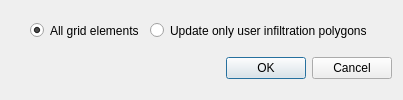
<?xml version="1.0" encoding="UTF-8"?>
<ui version="4.0">
 <class>Dialog</class>
 <widget class="QDialog" name="Dialog">
  <property name="geometry">
   <rect>
    <x>0</x>
    <y>0</y>
    <width>403</width>
    <height>100</height>
   </rect>
  </property>
  <property name="sizePolicy">
   <sizepolicy hsizetype="Expanding" vsizetype="Ignored">
    <horstretch>0</horstretch>
    <verstretch>0</verstretch>
   </sizepolicy>
  </property>
  <property name="minimumSize">
   <size>
    <width>0</width>
    <height>0</height>
   </size>
  </property>
  <property name="maximumSize">
   <size>
    <width>16777215</width>
    <height>16777215</height>
   </size>
  </property>
  <property name="windowTitle">
   <string>Select  Update Method</string>
  </property>
  <layout class="QGridLayout" name="gridLayout_4">
   <item row="2" column="0">
    <widget class="QDialogButtonBox" name="buttonBox">
     <property name="orientation">
      <enum>Qt::Horizontal</enum>
     </property>
     <property name="standardButtons">
      <set>QDialogButtonBox::Cancel|QDialogButtonBox::Ok</set>
     </property>
    </widget>
   </item>
   <item row="0" column="0">
    <layout class="QHBoxLayout" name="horizontalLayout">
     <property name="sizeConstraint">
      <enum>QLayout::SetDefaultConstraint</enum>
     </property>
     <item>
      <spacer name="horizontalSpacer">
       <property name="orientation">
        <enum>Qt::Horizontal</enum>
       </property>
       <property name="sizeHint" stdset="0">
        <size>
         <width>40</width>
         <height>20</height>
        </size>
       </property>
      </spacer>
     </item>
     <item>
      <widget class="QRadioButton" name="allGridElemsRadio">
       <property name="sizePolicy">
        <sizepolicy hsizetype="Expanding" vsizetype="Expanding">
         <horstretch>0</horstretch>
         <verstretch>0</verstretch>
        </sizepolicy>
       </property>
       <property name="minimumSize">
        <size>
         <width>0</width>
         <height>0</height>
        </size>
       </property>
       <property name="maximumSize">
        <size>
         <width>16777215</width>
         <height>17</height>
        </size>
       </property>
       <property name="text">
        <string>All grid elements</string>
       </property>
       <property name="checked">
        <bool>true</bool>
       </property>
      </widget>
     </item>
     <item>
      <widget class="QRadioButton" name="userPolygonsRadio">
       <property name="sizePolicy">
        <sizepolicy hsizetype="Expanding" vsizetype="Expanding">
         <horstretch>0</horstretch>
         <verstretch>0</verstretch>
        </sizepolicy>
       </property>
       <property name="minimumSize">
        <size>
         <width>0</width>
         <height>0</height>
        </size>
       </property>
       <property name="maximumSize">
        <size>
         <width>16777215</width>
         <height>17</height>
        </size>
       </property>
       <property name="text">
        <string>Update only user infiltration polygons</string>
       </property>
      </widget>
     </item>
     <item>
      <spacer name="horizontalSpacer_2">
       <property name="orientation">
        <enum>Qt::Horizontal</enum>
       </property>
       <property name="sizeHint" stdset="0">
        <size>
         <width>40</width>
         <height>20</height>
        </size>
       </property>
      </spacer>
     </item>
    </layout>
   </item>
   <item row="1" column="0">
    <layout class="QGridLayout" name="gridLayout_8">
     <property name="sizeConstraint">
      <enum>QLayout::SetMaximumSize</enum>
     </property>
    </layout>
   </item>
  </layout>
 </widget>
 <resources/>
 <connections>
  <connection>
   <sender>buttonBox</sender>
   <signal>accepted()</signal>
   <receiver>Dialog</receiver>
   <slot>accept()</slot>
   <hints>
    <hint type="sourcelabel">
     <x>248</x>
     <y>254</y>
    </hint>
    <hint type="destinationlabel">
     <x>157</x>
     <y>274</y>
    </hint>
   </hints>
  </connection>
  <connection>
   <sender>buttonBox</sender>
   <signal>rejected()</signal>
   <receiver>Dialog</receiver>
   <slot>reject()</slot>
   <hints>
    <hint type="sourcelabel">
     <x>316</x>
     <y>260</y>
    </hint>
    <hint type="destinationlabel">
     <x>286</x>
     <y>274</y>
    </hint>
   </hints>
  </connection>
 </connections>
</ui>
